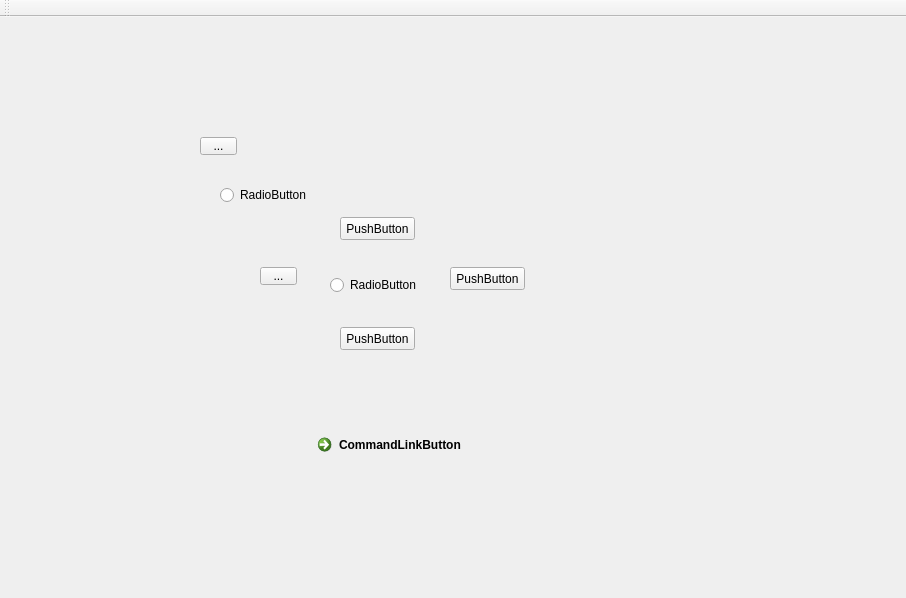
<?xml version="1.0" encoding="UTF-8"?>
<ui version="4.0">
 <class>MainWindow</class>
 <widget class="QMainWindow" name="MainWindow">
  <property name="geometry">
   <rect>
    <x>0</x>
    <y>0</y>
    <width>906</width>
    <height>598</height>
   </rect>
  </property>
  <property name="windowTitle">
   <string>MainWindow</string>
  </property>
  <widget class="QWidget" name="centralwidget">
   <widget class="QPushButton" name="pushButton">
    <property name="geometry">
     <rect>
      <x>340</x>
      <y>200</y>
      <width>75</width>
      <height>23</height>
     </rect>
    </property>
    <property name="text">
     <string>PushButton</string>
    </property>
   </widget>
   <widget class="QRadioButton" name="radioButton">
    <property name="geometry">
     <rect>
      <x>330</x>
      <y>260</y>
      <width>89</width>
      <height>16</height>
     </rect>
    </property>
    <property name="text">
     <string>RadioButton</string>
    </property>
   </widget>
   <widget class="QToolButton" name="toolButton">
    <property name="geometry">
     <rect>
      <x>260</x>
      <y>250</y>
      <width>37</width>
      <height>18</height>
     </rect>
    </property>
    <property name="text">
     <string>...</string>
    </property>
   </widget>
   <widget class="QPushButton" name="pushButton_2">
    <property name="geometry">
     <rect>
      <x>450</x>
      <y>250</y>
      <width>75</width>
      <height>23</height>
     </rect>
    </property>
    <property name="text">
     <string>PushButton</string>
    </property>
   </widget>
   <widget class="QPushButton" name="pushButton_3">
    <property name="geometry">
     <rect>
      <x>340</x>
      <y>310</y>
      <width>75</width>
      <height>23</height>
     </rect>
    </property>
    <property name="text">
     <string>PushButton</string>
    </property>
   </widget>
   <widget class="QCommandLinkButton" name="commandLinkButton">
    <property name="geometry">
     <rect>
      <x>310</x>
      <y>410</y>
      <width>185</width>
      <height>41</height>
     </rect>
    </property>
    <property name="text">
     <string>CommandLinkButton</string>
    </property>
   </widget>
   <widget class="QRadioButton" name="radioButton_2">
    <property name="geometry">
     <rect>
      <x>220</x>
      <y>170</y>
      <width>89</width>
      <height>16</height>
     </rect>
    </property>
    <property name="text">
     <string>RadioButton</string>
    </property>
   </widget>
   <widget class="QToolButton" name="toolButton_2">
    <property name="geometry">
     <rect>
      <x>200</x>
      <y>120</y>
      <width>37</width>
      <height>18</height>
     </rect>
    </property>
    <property name="text">
     <string>...</string>
    </property>
   </widget>
  </widget>
  <widget class="QMenuBar" name="menubar">
   <property name="geometry">
    <rect>
     <x>0</x>
     <y>0</y>
     <width>906</width>
     <height>23</height>
    </rect>
   </property>
  </widget>
  <widget class="QToolBar" name="toolBar">
   <property name="windowTitle">
    <string>toolBar</string>
   </property>
   <attribute name="toolBarArea">
    <enum>TopToolBarArea</enum>
   </attribute>
   <attribute name="toolBarBreak">
    <bool>false</bool>
   </attribute>
  </widget>
 </widget>
 <resources/>
 <connections/>
</ui>
